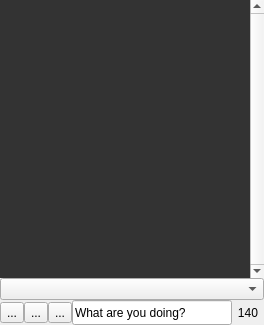
<?xml version="1.0" encoding="UTF-8"?>
<ui version="4.0">
 <class>MainWindow</class>
 <widget class="QWidget" name="MainWindow">
  <property name="geometry">
   <rect>
    <x>0</x>
    <y>0</y>
    <width>264</width>
    <height>325</height>
   </rect>
  </property>
  <property name="minimumSize">
   <size>
    <width>264</width>
    <height>100</height>
   </size>
  </property>
  <property name="windowTitle">
   <string>qTwitter</string>
  </property>
  <property name="windowIcon">
   <iconset resource="../res/resources.qrc">
    <normaloff>:/icons/twitter_48.png</normaloff>:/icons/twitter_48.png</iconset>
  </property>
  <property name="styleSheet">
   <string notr="true"/>
  </property>
  <layout class="QVBoxLayout" name="verticalLayout">
   <property name="spacing">
    <number>0</number>
   </property>
   <property name="margin">
    <number>0</number>
   </property>
   <item>
    <widget class="StatusList" name="statusListView">
     <property name="palette">
      <palette>
       <active>
        <colorrole role="Base">
         <brush brushstyle="SolidPattern">
          <color alpha="255">
           <red>51</red>
           <green>51</green>
           <blue>51</blue>
          </color>
         </brush>
        </colorrole>
        <colorrole role="Highlight">
         <brush brushstyle="SolidPattern">
          <color alpha="0">
           <red>181</red>
           <green>213</green>
           <blue>255</blue>
          </color>
         </brush>
        </colorrole>
       </active>
       <inactive>
        <colorrole role="Base">
         <brush brushstyle="SolidPattern">
          <color alpha="255">
           <red>51</red>
           <green>51</green>
           <blue>51</blue>
          </color>
         </brush>
        </colorrole>
        <colorrole role="Highlight">
         <brush brushstyle="SolidPattern">
          <color alpha="0">
           <red>181</red>
           <green>213</green>
           <blue>255</blue>
          </color>
         </brush>
        </colorrole>
       </inactive>
       <disabled>
        <colorrole role="Base">
         <brush brushstyle="SolidPattern">
          <color alpha="255">
           <red>212</red>
           <green>208</green>
           <blue>200</blue>
          </color>
         </brush>
        </colorrole>
        <colorrole role="Highlight">
         <brush brushstyle="SolidPattern">
          <color alpha="255">
           <red>208</red>
           <green>208</green>
           <blue>208</blue>
          </color>
         </brush>
        </colorrole>
       </disabled>
      </palette>
     </property>
     <property name="styleSheet">
      <string notr="true"/>
     </property>
     <property name="frameShape">
      <enum>QFrame::NoFrame</enum>
     </property>
     <property name="verticalScrollBarPolicy">
      <enum>Qt::ScrollBarAlwaysOn</enum>
     </property>
     <property name="horizontalScrollBarPolicy">
      <enum>Qt::ScrollBarAlwaysOff</enum>
     </property>
     <property name="autoScroll">
      <bool>true</bool>
     </property>
     <property name="autoScrollMargin">
      <number>1</number>
     </property>
     <property name="editTriggers">
      <set>QAbstractItemView::NoEditTriggers</set>
     </property>
     <property name="showDropIndicator" stdset="0">
      <bool>true</bool>
     </property>
     <property name="iconSize">
      <size>
       <width>48</width>
       <height>48</height>
      </size>
     </property>
     <property name="verticalScrollMode">
      <enum>QAbstractItemView::ScrollPerPixel</enum>
     </property>
     <property name="horizontalScrollMode">
      <enum>QAbstractItemView::ScrollPerPixel</enum>
     </property>
     <property name="flow">
      <enum>QListView::LeftToRight</enum>
     </property>
     <property name="isWrapping" stdset="0">
      <bool>true</bool>
     </property>
     <property name="resizeMode">
      <enum>QListView::Adjust</enum>
     </property>
     <property name="spacing">
      <number>0</number>
     </property>
     <property name="wordWrap">
      <bool>true</bool>
     </property>
    </widget>
   </item>
   <item>
    <layout class="QHBoxLayout" name="horizontalLayout_2">
     <property name="spacing">
      <number>0</number>
     </property>
     <item>
      <widget class="QComboBox" name="accountsComboBox"/>
     </item>
    </layout>
   </item>
   <item>
    <layout class="QHBoxLayout" name="horizontalLayout">
     <property name="spacing">
      <number>0</number>
     </property>
     <property name="topMargin">
      <number>0</number>
     </property>
     <property name="rightMargin">
      <number>0</number>
     </property>
     <item>
      <widget class="QToolButton" name="moreButton">
       <property name="toolTip">
        <string>More...</string>
       </property>
       <property name="text">
        <string>...</string>
       </property>
       <property name="icon">
        <iconset resource="../res/resources.qrc">
         <normaloff>:/icons/add_48.png</normaloff>:/icons/add_48.png</iconset>
       </property>
       <property name="iconSize">
        <size>
         <width>22</width>
         <height>22</height>
        </size>
       </property>
       <property name="popupMode">
        <enum>QToolButton::InstantPopup</enum>
       </property>
      </widget>
     </item>
     <item>
      <widget class="QToolButton" name="settingsButton">
       <property name="toolTip">
        <string>Settings</string>
       </property>
       <property name="styleSheet">
        <string notr="true"/>
       </property>
       <property name="text">
        <string>...</string>
       </property>
       <property name="icon">
        <iconset resource="../res/resources.qrc">
         <normaloff>:/icons/spanner_48.png</normaloff>:/icons/spanner_48.png</iconset>
       </property>
       <property name="iconSize">
        <size>
         <width>22</width>
         <height>22</height>
        </size>
       </property>
      </widget>
     </item>
     <item>
      <widget class="QToolButton" name="updateButton">
       <property name="toolTip">
        <string>Update tweets</string>
       </property>
       <property name="styleSheet">
        <string notr="true"/>
       </property>
       <property name="text">
        <string>...</string>
       </property>
       <property name="icon">
        <iconset resource="../res/resources.qrc">
         <normaloff>:/icons/refresh_48.png</normaloff>:/icons/refresh_48.png</iconset>
       </property>
       <property name="iconSize">
        <size>
         <width>22</width>
         <height>22</height>
        </size>
       </property>
      </widget>
     </item>
     <item>
      <widget class="StatusEdit" name="statusEdit">
       <property name="minimumSize">
        <size>
         <width>0</width>
         <height>25</height>
        </size>
       </property>
       <property name="maximumSize">
        <size>
         <width>16777215</width>
         <height>32</height>
        </size>
       </property>
       <property name="styleSheet">
        <string notr="true">QStatusEdit { background-color: rgb(76, 76, 76) }</string>
       </property>
       <property name="text">
        <string>What are you doing?</string>
       </property>
       <property name="maxLength">
        <number>2000</number>
       </property>
      </widget>
     </item>
     <item>
      <widget class="QLabel" name="countdownLabel">
       <property name="sizePolicy">
        <sizepolicy hsizetype="Fixed" vsizetype="Preferred">
         <horstretch>0</horstretch>
         <verstretch>0</verstretch>
        </sizepolicy>
       </property>
       <property name="minimumSize">
        <size>
         <width>32</width>
         <height>0</height>
        </size>
       </property>
       <property name="toolTip">
        <string/>
       </property>
       <property name="layoutDirection">
        <enum>Qt::LeftToRight</enum>
       </property>
       <property name="styleSheet">
        <string notr="true"/>
       </property>
       <property name="text">
        <string notr="true">140</string>
       </property>
       <property name="alignment">
        <set>Qt::AlignCenter</set>
       </property>
       <property name="wordWrap">
        <bool>false</bool>
       </property>
       <property name="margin">
        <number>0</number>
       </property>
       <property name="indent">
        <number>-1</number>
       </property>
       <property name="openExternalLinks">
        <bool>false</bool>
       </property>
       <property name="textInteractionFlags">
        <set>Qt::NoTextInteraction</set>
       </property>
      </widget>
     </item>
    </layout>
   </item>
  </layout>
 </widget>
 <customwidgets>
  <customwidget>
   <class>StatusEdit</class>
   <extends>QLineEdit</extends>
   <header>statusedit.h</header>
  </customwidget>
  <customwidget>
   <class>StatusList</class>
   <extends>QListView</extends>
   <header>statuslist.h</header>
  </customwidget>
 </customwidgets>
 <tabstops>
  <tabstop>statusListView</tabstop>
  <tabstop>statusEdit</tabstop>
  <tabstop>updateButton</tabstop>
  <tabstop>settingsButton</tabstop>
  <tabstop>moreButton</tabstop>
 </tabstops>
 <resources>
  <include location="../res/resources.qrc"/>
 </resources>
 <connections/>
</ui>
